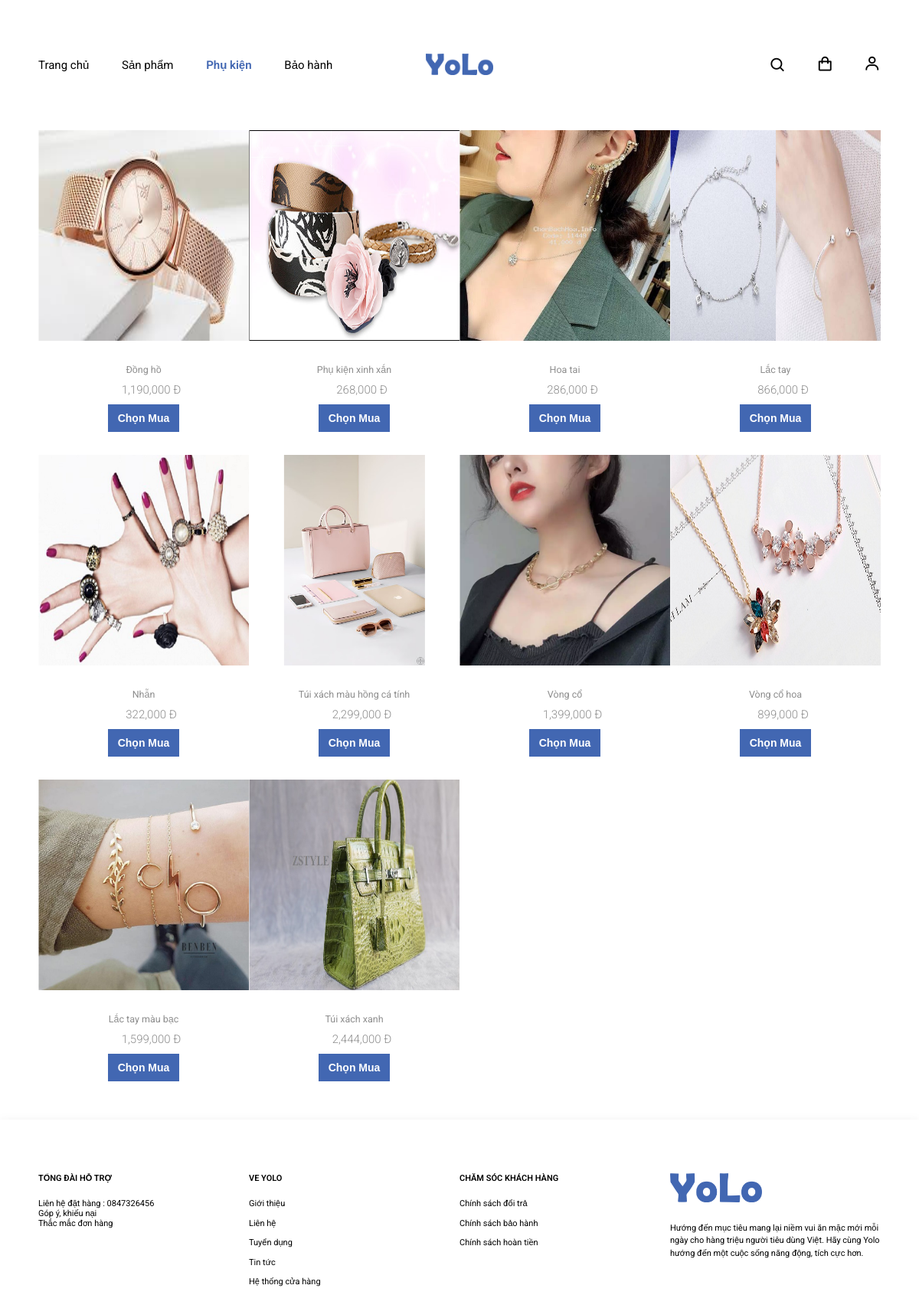
The page /phukien.php on the database its author committed.
### tables this page shows
CREATE TABLE `accessory` (
  `id` int(11) NOT NULL,
  `Name` varchar(250) NOT NULL,
  `Price` int(11) NOT NULL,
  `Image` varchar(550) NOT NULL,
  `Description` varchar(550) NOT NULL,
  `ImageOne` varchar(550) NOT NULL
);

### database/dbhelper.php (called while the page is built, shortened)
<?php
  function executeResult($sql) {
    $conn = mysqli_connect(host, username, password, database);
    $result = mysqli_query($conn, $sql);
    $data = [];
    if($result != null) {
      while($row = mysqli_fetch_array($result, 1)) {
        $data[] = $row;
      }
    }
    return $data;
  }

### phukien.php (the view, shortened to what this page needs)
<?php
	require_once "./database/dbhelper.php";
?>
<!DOCTYPE html>
<html lang="en">
	<head>
		<link rel="stylesheet" href="./css/reset.css" />
		<link rel="stylesheet" href="./css/style.css" />
		<link
			rel="stylesheet"
			href="https://cdnjs.cloudflare.com/ajax/libs/boxicons/2.0.1/css/boxicons.min.css"
		/>
		<link
			rel="stylesheet"
			href="https://cdnjs.cloudflare.com/ajax/libs/meyer-reset/2.0/reset.css"
		/>
		<link
			rel="stylesheet"
			href="https://unpkg.com/swiper/swiper-bundle.min.css"
		/>
	</head>
	<body>
		<header class="header">
			<div class="container">
				<div class="header__logo">
					<a href=""><img src="./css/images/Logo-2.png" alt="" /></a>
				</div>
				<div class="header__menu">
					<div class="header__menu__left">
						<div
							class="header__menu__item header__menu__left__item"
							id="activeNav"
						>
							<a href="./index.php"><span>Trang chủ</span></a>
							<a href="./Product.php"><span>Sản phẩm</span></a>
							<a href="./phukien.php"  class="active"><span>Phụ kiện</span></a>
							<a href="./baohanh.php"><span>Bảo hành</span></a>
						</div>
					</div>
					<div class="header__menu__right">
						<div class="header__menu__item header__menu__right__item">
							<i class="bx bx-search"></i>
						</div>
						<div class="header__menu__item header__menu__right__item">
							<a href="./Cart.php">
								<i class="bx bx-shopping-bag"></i>
							</a>
						</div>
						<div class="header__menu__item header__menu__right__item">
								<a href="./Login/login.php">
									<i class="bx bx-user"></i>
								</a>
						</div>
					</div>
				</div>
			</div>
		</header>
		<div class="container">
			<main class="main">
					<div class="products">
						<?php
							$sql = 'select * from accessory';
							$productsList = executeResult($sql);
							foreach($productsList as $item) {
								echo '
									<div class="product-card">
										<a href="./Details.php?id='.$item['id'].'">
											<div class="product-card__image">
												<img src="./upload/'.$item['Image'].'" alt="" />
											</div>
											<h3 class="product-card__name">'.$item['Name'].'</h3>
											<div class="product-card__price">
												<span class="product-card__price__old">'.number_format($item['Price']).' Đ</span>
											</div>
											<div class="product-card__btn">
												<button class="btn btn-animate" style="background-color: #4267b2">
													<span class="btn__txt"> Chọn mua </span>
													<span class="btn__icon"><i class="bx bx-cart"></i></span>
												</button>
											</div>
										</a>
									</div>
								';
							}
						?>
					</div>
			</main>
		</div>
			<footer class="footer">
			<div class="container">
				<div class="grid">
					<div class="grid__width">
						<div class="footer__title">Tổng đài hỗ trợ</div>
						<div class="footer__content">
							<a href="tel://0847326456">Liên hệ đặt hàng : 0847326456</a><br>
							<a href="https://www.facebook.com/nhn2201/">Góp ý, khiếu nại</a><br>
							<a href="https://www.facebook.com/nhn2201/">Thắc mắc đơn hàng</a>
						</div>
					</div>
					<div class="grid__width">
						<div class="footer__title">Ve Yolo</div>
						<div class="footer__content">
							<p><a href="">Giới thiệu</a></p>
							<p><a href="">Liên hệ</a></p>
							<p><a href="">Tuyển dụng</a></p>
							<p><a href="">Tin tức</a></p>
							<p><a href="">Hệ thống cửa hàng</a></p>
						</div>
					</div>
					<div class="grid__width">
						<div class="footer__title">Chăm sóc khách hàng</div>
						<div class="footer__content">
							<p><a href="">Chính sách đổi trả</a></p>
							<p><a href="">Chính sách bảo hành</a></p>
							<p><a href="">Chính sách hoàn tiền</a></p>
						</div>
					</div>
					<div class="grid__width footer__about">
						<p>
							<a href=""
								><img src="./css/images/Logo-2.png" class="footer__logo" alt=""
							/></a>
						</p>
						<p>
							Hướng đến mục tiêu mang lại niềm vui ăn mặc mới mỗi ngày cho hàng
							triệu người tiêu dùng Việt. Hãy cùng Yolo hướng đến một cuộc sống
							năng động, tích cực hơn.
						</p>
					</div>
				</div>
			</div>
		</footer>
	</body>
</html>

### css/style.css (style rules this page uses)
:root { --main-bg: #fff; --main-color: #4267b2; --txt-main-color: #000; --txt-second-color: #8d8d8d; --txt-white: #fff; --btn-main-bg: var(--main-bg); --btn-main-color: #fff; --box-shadow: 0 5px 15px rgba(0, 0, 0, 0.1); }
.header { background: var(--main-bg); position: fixed; top: 0; left: 0; width: 100%; height: 170px; z-index: 99; transition: height 0.3s ease; }
.container { height: 100%; }
.header__logo { position: absolute; inset: 0; display: flex; justify-content: center; align-items: center; pointer-events: none; }
.header__logo img { height: 28px; }
.header__menu { display: flex; justify-content: space-between; align-items: center; height: 100%; font-size: 1.5rem; }
.header__menu__item ~ .header__menu__item, .header__menu__item a ~ a { margin-left: 39px; }
.header__menu__item a.active { font-weight: 600; color: var(--main-color); }
.header__menu__left, .header__menu__right { display: flex; justify-content: center; align-items: center; height: 100%; }
.header__menu__right { font-size: 2.25rem; }
.header__menu__right__item { display: flex; justify-content: center; align-items: center; }
.btn { border: 0; outline: 0; color: var(--btn-main-color); font-size: 1.5rem; font-weight: 600; text-transform: uppercase; cursor: pointer; overflow: hidden; position: relative; }
.btn__txt, .btn__icon { display: block; transition: transform 0.5s ease; }
.btn__txt { padding: 1rem 2rem; }
.product-card { width: 25%; text-align: center; margin-bottom: 30px; }
.product-card__image { padding-top: 100%; position: relative; overflow: hidden; margin-bottom: 30px; }
.product-card__image img { position: absolute; top: 0; left: 50%; transform: translateX(-50%); height: 100%; }
.product-card__image img:nth-child(1) { transform: translateX(-50%) scale(1); transition: transform 0.5s ease; }
.product-card__name { margin-bottom: 10px; color: var(--txt-second-color); font-size: 1.25rem; font-weight: normal; }
.product-card__price { color: var(--txt-main-color); font-size: 1.5rem; font-weight: 600; margin-bottom: 10px; }
.product-card__price__old { color: var(--txt-second-color); margin-left: 20px; font-weight: 300; }
.products { flex-direction: row; display: flex; flex-wrap: wrap; }
.btn-animate span { padding: 10px 13px; }
.btn__txt { padding: 1rem 2rem; text-transform: capitalize; font-weight: 600; font-size: 1.4rem; }
.footer { padding: 70px 0; box-shadow: var(--box-shadow); font-size: 1.1rem; }
.footer__logo { height: 38px; }
.footer__about p { margin-bottom: 2rem; line-height: 1.5; }
.footer__title { text-transform: uppercase; margin-bottom: 2rem; font-weight: 600; }
.footer__content p { margin-bottom: 1.25rem; }
.grid { flex-direction: row; display: flex; width: 100%; justify-content: space-between; }
.grid__width { width: 25%; }

### rows shown on the page
accessory: Image (picture), Name "Đồng hồ", Price "1,190,000"
accessory: Image (picture), Name "Phụ kiện xinh xắn", Price "268,000"
accessory: Image (picture), Name "Hoa tai", Price "286,000"
accessory: Image (picture), Name "Lắc tay", Price "866,000"
accessory: Image (picture), Name "Nhẫn", Price "322,000"
accessory: Image (picture), Name "Túi xách màu hồng cá tính", Price "2,299,000"
accessory: Image (picture), Name "Vòng cổ", Price "1,399,000"
accessory: Image (picture), Name "Vòng cổ hoa", Price "899,000"
accessory: Image (picture), Name "Lắc tay màu bạc", Price "1,599,000"
accessory: Image (picture), Name "Túi xách xanh", Price "2,444,000"
